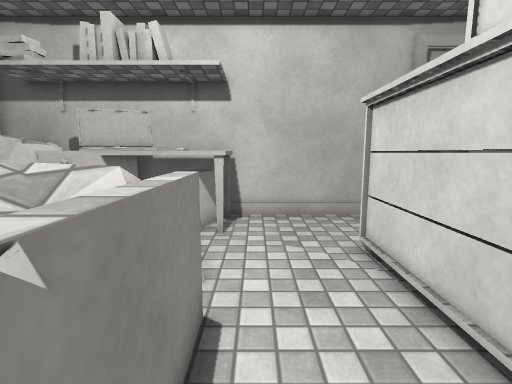
View 1 (above)

13 first-person views from a walk through a 3-D level made in the Unity game engine. The camera is 1.3 m above the floor, tilts 8° down and sees 85° across. The floor is counted in squares, 0.5 m on a side. Each view is taken from the middle of a square. On the plan, view 1 faces up. The plan holds only what a view shows up to about 19 squares ahead; the rest is blank. The place goes on beyond the plan. Surface patterns are stand-ins for the level's own textures.

View 2
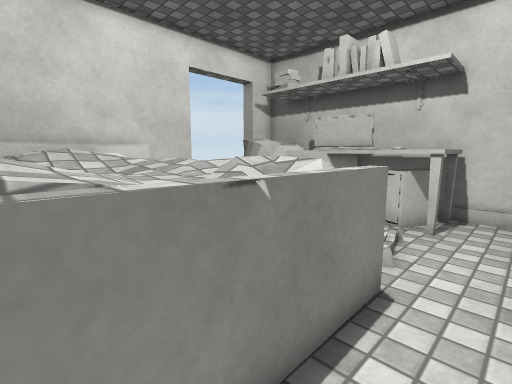

View 3
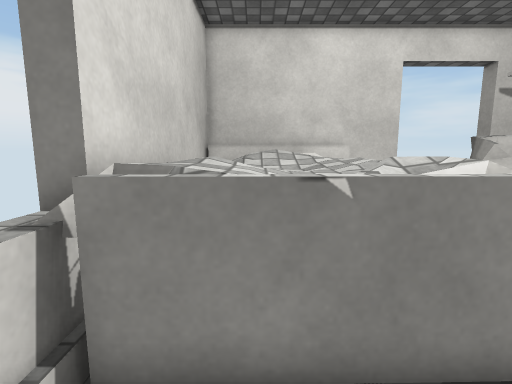

View 4
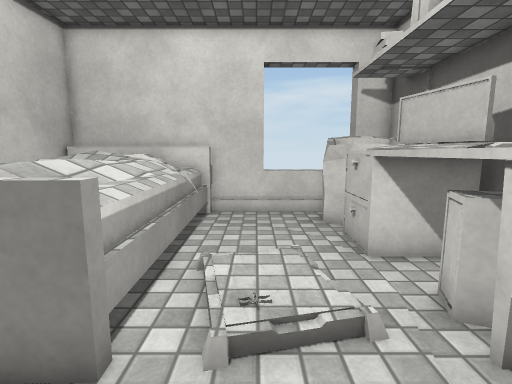

View 5
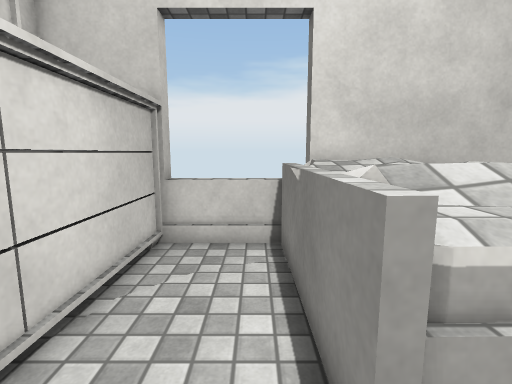

View 6
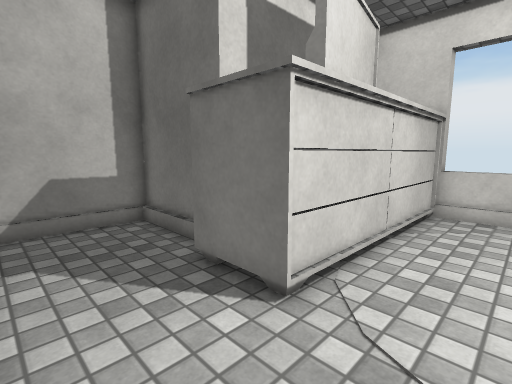

View 7
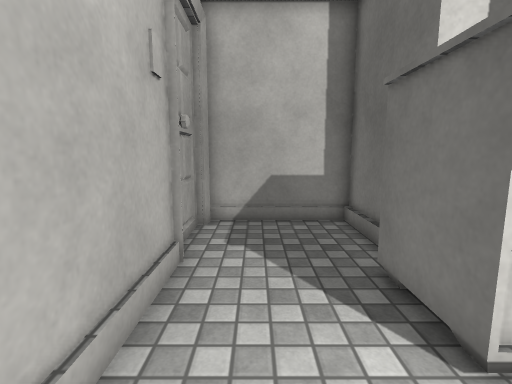

View 8
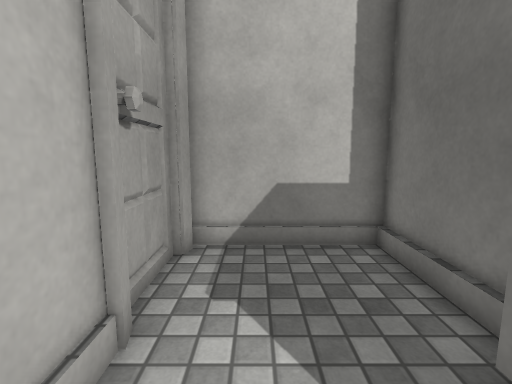

View 9
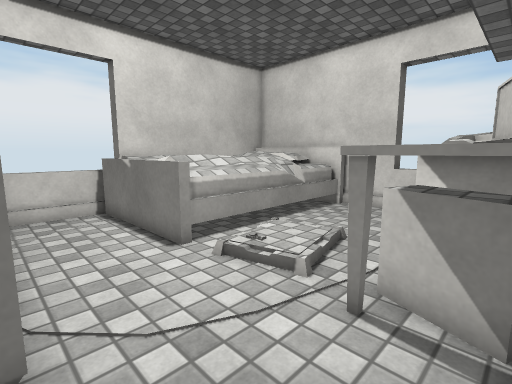

View 10
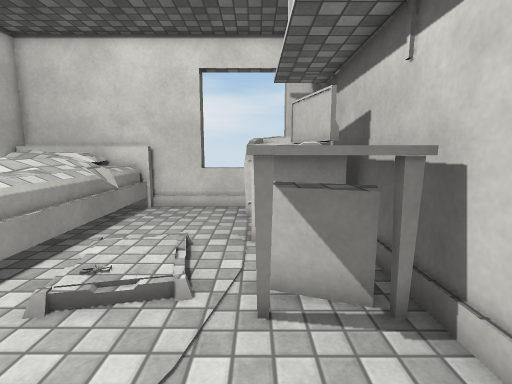

View 11
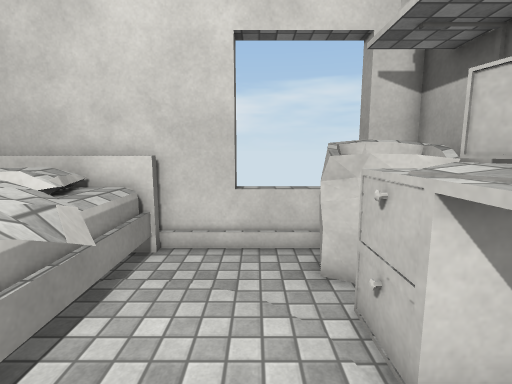

View 12
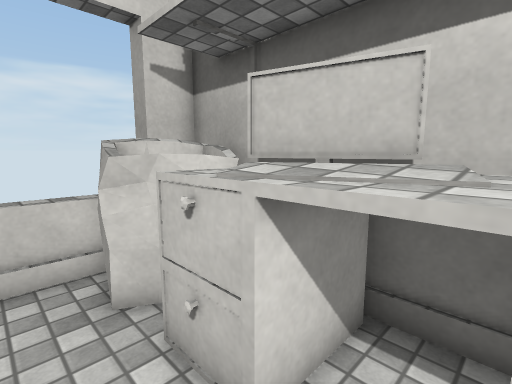

View 13
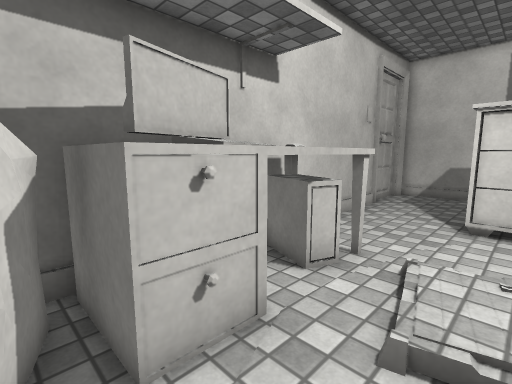

### Floor plan
Key: @ floor where view 1 was taken; # wall or solid block; . main floor; : floor 0.25 m higher than the main floor; / step, stairs or slope; = window, fence, low wall or low ledge; ^ raised ledge.
Columns run from 12 left of view 1 to 11 right of it. Each row starts with its distance up from view 1.
 12   ######################
 11  ####^^##^^^...........#
 10 #^###^#^^^^^...........#
  9  ^###^^^^^^^...........#
  8  ^.............#==.....#
  7  ^.....//::....####....#
  6 ##......   ....=  ######
  5  #......///....=
  4  ##^^=^^^^^#...=
  3  ##^^^^^^^^=...###
  2  ##^^^^^^^^=...=##
  1  ##^^^^^^^ ^...= #
  0  ##^^^^ ^^^^@..###
 -1  #^  ^  ^^^=...###
 -2  ##^^^^^^###===#
 -3           #===##

Where each view was taken, in squares from view 1:
view 1: 0 up, 0 right, facing up
view 2: 1 down, 1 right, facing up-left
view 3: 0 up, 2 right, facing left
view 4: 6 up, 2 right, facing left
view 5: 6 up, 0 right, facing down
view 6: 11 up, 0 right, facing down-right
view 7: 10 up, 0 right, facing right
view 8: 10 up, 3 right, facing right
view 9: 11 up, 3 right, facing down-left
view 10: 9 up, 3 right, facing left
view 11: 7 up, 2 left, facing left
view 12: 7 up, 3 left, facing up-left
view 13: 6 up, 8 left, facing up-right
